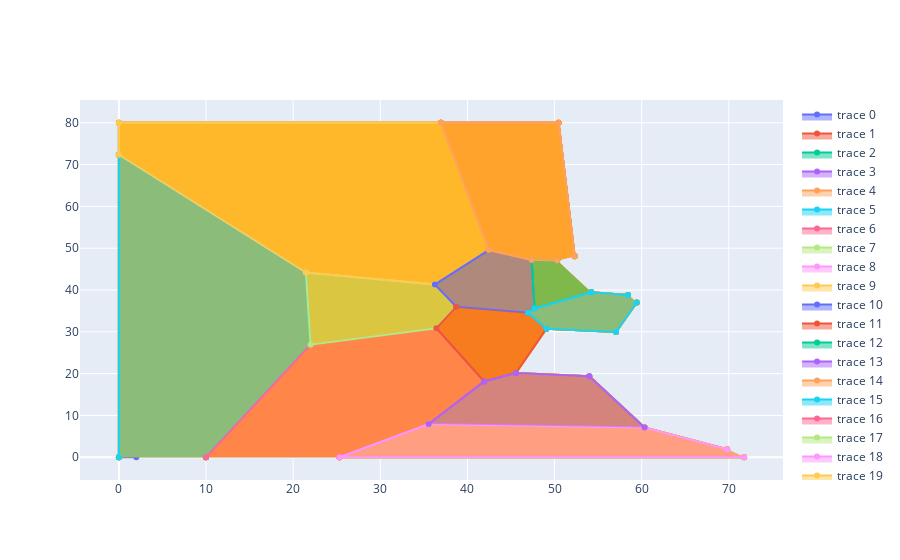

The notebook cell saved with this chart:
### Code cell
for poly in team1:
    fig.add_trace(go.Scatter(
        x=poly[:,0], 
        y=poly[:,1], 
        fill="toself",
        showlegend=False
    ))
fig.show()

### Figure 1 — Plotly figure (JSON) as saved in the notebook; plotly's stock layout.template omitted (floating-point values rounded to 4 significant figures)
{"data": [{"fill": "toself", "type": "scatter", "x": [0, 1, 2, 0], "y": [0, 2, 0, 0]}, {"fill": "toself", "type": "scatter", "x": [9.992, 21.99, 21.46, 5.954e-16, 2.939e-15], "y": [7.911e-16, 26.93, 44.17, 72.33, 0.0]}, {"fill": "toself", "type": "scatter", "x": [9.992, 21.99, 36.44, 41.92, 35.55, 25.32], "y": [7.911e-16, 26.93, 30.86, 18.12, 7.935, 5.256e-16]}, {"fill": "toself", "type": "scatter", "x": [36.26, 21.46, 21.99, 36.44, 38.72], "y": [41.3, 44.17, 26.93, 30.86, 35.98]}, {"fill": "toself", "type": "scatter", "x": [71.75, 25.32, 35.55, 60.33, 69.81], "y": [0.0, 5.256e-16, 7.935, 7.136, 1.928]}, {"fill": "toself", "type": "scatter", "x": [42.44, 36.95, 3.999e-15, 5.954e-16, 21.46, 36.26], "y": [49.55, 80.0, 80.0, 72.33, 44.17, 41.3]}, {"fill": "toself", "type": "scatter", "x": [47.37, 47.7, 46.95, 38.72, 36.26, 42.44], "y": [47.2, 35.61, 34.56, 35.98, 41.3, 49.55]}, {"fill": "toself", "type": "scatter", "x": [46.95, 49.05, 45.57, 41.92, 36.44, 38.72], "y": [34.56, 30.71, 20.16, 18.12, 30.86, 35.98]}, {"fill": "toself", "type": "scatter", "x": [50.3, 47.37, 47.7, 54.21], "y": [47.04, 47.2, 35.61, 39.45]}, {"fill": "toself", "type": "scatter", "x": [60.33, 53.99, 45.57, 41.92, 35.55], "y": [7.136, 19.36, 20.16, 18.12, 7.935]}, {"fill": "toself", "type": "scatter", "x": [50.3, 47.37, 42.44, 36.95, 50.46, 52.31], "y": [47.04, 47.2, 49.55, 80.0, 80.0, 48.06]}, {"fill": "toself", "type": "scatter", "x": [58.43, 54.21, 47.7, 46.95, 49.05, 57.06, 59.44], "y": [38.8, 39.45, 35.61, 34.56, 30.71, 29.95, 37.0]}, {"fill": "toself", "type": "scatter", "x": [9.992, 21.99, 21.46, 5.954e-16, 2.939e-15], "y": [7.911e-16, 26.93, 44.17, 72.33, 0.0]}, {"fill": "toself", "type": "scatter", "x": [9.992, 21.99, 36.44, 41.92, 35.55, 25.32], "y": [7.911e-16, 26.93, 30.86, 18.12, 7.935, 5.256e-16]}, {"fill": "toself", "type": "scatter", "x": [36.26, 21.46, 21.99, 36.44, 38.72], "y": [41.3, 44.17, 26.93, 30.86, 35.98]}, {"fill": "toself", "type": "scatter", "x": [71.75, 25.32, 35.55, 60.33, 69.81], "y": [0.0, 5.256e-16, 7.935, 7.136, 1.928]}, {"fill": "toself", "type": "scatter", "x": [42.44, 36.95, 3.999e-15, 5.954e-16, 21.46, 36.26], "y": [49.55, 80.0, 80.0, 72.33, 44.17, 41.3]}, {"fill": "toself", "type": "scatter", "x": [47.37, 47.7, 46.95, 38.72, 36.26, 42.44], "y": [47.2, 35.61, 34.56, 35.98, 41.3, 49.55]}, {"fill": "toself", "type": "scatter", "x": [46.95, 49.05, 45.57, 41.92, 36.44, 38.72], "y": [34.56, 30.71, 20.16, 18.12, 30.86, 35.98]}, {"fill": "toself", "type": "scatter", "x": [50.3, 47.37, 47.7, 54.21], "y": [47.04, 47.2, 35.61, 39.45]}, {"fill": "toself", "type": "scatter", "x": [60.33, 53.99, 45.57, 41.92, 35.55], "y": [7.136, 19.36, 20.16, 18.12, 7.935]}, {"fill": "toself", "type": "scatter", "x": [50.3, 47.37, 42.44, 36.95, 50.46, 52.31], "y": [47.04, 47.2, 49.55, 80.0, 80.0, 48.06]}, {"fill": "toself", "type": "scatter", "x": [58.43, 54.21, 47.7, 46.95, 49.05, 57.06, 59.44], "y": [38.8, 39.45, 35.61, 34.56, 30.71, 29.95, 37.0]}, {"fill": "toself", "fillcolor": "orange", "line": {"color": "orange"}, "showlegend": false, "type": "scatter", "x": [9.992, 21.99, 21.46, 5.954e-16, 2.939e-15], "y": [7.911e-16, 26.93, 44.17, 72.33, 0.0]}, {"fill": "toself", "fillcolor": "orange", "line": {"color": "orange"}, "showlegend": false, "type": "scatter", "x": [9.992, 21.99, 36.44, 41.92, 35.55, 25.32], "y": [7.911e-16, 26.93, 30.86, 18.12, 7.935, 5.256e-16]}, {"fill": "toself", "fillcolor": "orange", "line": {"color": "orange"}, "showlegend": false, "type": "scatter", "x": [36.26, 21.46, 21.99, 36.44, 38.72], "y": [41.3, 44.17, 26.93, 30.86, 35.98]}, {"fill": "toself", "fillcolor": "orange", "line": {"color": "orange"}, "showlegend": false, "type": "scatter", "x": [71.75, 25.32, 35.55, 60.33, 69.81], "y": [0.0, 5.256e-16, 7.935, 7.136, 1.928]}, {"fill": "toself", "fillcolor": "orange", "line": {"color": "orange"}, "showlegend": false, "type": "scatter", "x": [42.44, 36.95, 3.999e-15, 5.954e-16, 21.46, 36.26], "y": [49.55, 80.0, 80.0, 72.33, 44.17, 41.3]}, {"fill": "toself", "fillcolor": "orange", "line": {"color": "orange"}, "showlegend": false, "type": "scatter", "x": [47.37, 47.7, 46.95, 38.72, 36.26, 42.44], "y": [47.2, 35.61, 34.56, 35.98, 41.3, 49.55]}, {"fill": "toself", "fillcolor": "orange", "line": {"color": "orange"}, "showlegend": false, "type": "scatter", "x": [46.95, 49.05, 45.57, 41.92, 36.44, 38.72], "y": [34.56, 30.71, 20.16, 18.12, 30.86, 35.98]}, {"fill": "toself", "fillcolor": "orange", "line": {"color": "orange"}, "showlegend": false, "type": "scatter", "x": [50.3, 47.37, 47.7, 54.21], "y": [47.04, 47.2, 35.61, 39.45]}, {"fill": "toself", "fillcolor": "orange", "line": {"color": "orange"}, "showlegend": false, "type": "scatter", "x": [60.33, 53.99, 45.57, 41.92, 35.55], "y": [7.136, 19.36, 20.16, 18.12, 7.935]}, {"fill": "toself", "fillcolor": "orange", "line": {"color": "orange"}, "showlegend": false, "type": "scatter", "x": [50.3, 47.37, 42.44, 36.95, 50.46, 52.31], "y": [47.04, 47.2, 49.55, 80.0, 80.0, 48.06]}, {"fill": "toself", "fillcolor": "orange", "line": {"color": "orange"}, "showlegend": false, "type": "scatter", "x": [58.43, 54.21, 47.7, 46.95, 49.05, 57.06, 59.44], "y": [38.8, 39.45, 35.61, 34.56, 30.71, 29.95, 37.0]}, {"fill": "toself", "line": {"color": "orange"}, "showlegend": false, "type": "scatter", "x": [9.992, 21.99, 21.46, 5.954e-16, 2.939e-15], "y": [7.911e-16, 26.93, 44.17, 72.33, 0.0]}, {"fill": "toself", "line": {"color": "orange"}, "showlegend": false, "type": "scatter", "x": [9.992, 21.99, 36.44, 41.92, 35.55, 25.32], "y": [7.911e-16, 26.93, 30.86, 18.12, 7.935, 5.256e-16]}, {"fill": "toself", "line": {"color": "orange"}, "showlegend": false, "type": "scatter", "x": [36.26, 21.46, 21.99, 36.44, 38.72], "y": [41.3, 44.17, 26.93, 30.86, 35.98]}, {"fill": "toself", "line": {"color": "orange"}, "showlegend": false, "type": "scatter", "x": [71.75, 25.32, 35.55, 60.33, 69.81], "y": [0.0, 5.256e-16, 7.935, 7.136, 1.928]}, {"fill": "toself", "line": {"color": "orange"}, "showlegend": false, "type": "scatter", "x": [42.44, 36.95, 3.999e-15, 5.954e-16, 21.46, 36.26], "y": [49.55, 80.0, 80.0, 72.33, 44.17, 41.3]}, {"fill": "toself", "line": {"color": "orange"}, "showlegend": false, "type": "scatter", "x": [47.37, 47.7, 46.95, 38.72, 36.26, 42.44], "y": [47.2, 35.61, 34.56, 35.98, 41.3, 49.55]}, {"fill": "toself", "line": {"color": "orange"}, "showlegend": false, "type": "scatter", "x": [46.95, 49.05, 45.57, 41.92, 36.44, 38.72], "y": [34.56, 30.71, 20.16, 18.12, 30.86, 35.98]}, {"fill": "toself", "line": {"color": "orange"}, "showlegend": false, "type": "scatter", "x": [50.3, 47.37, 47.7, 54.21], "y": [47.04, 47.2, 35.61, 39.45]}, {"fill": "toself", "line": {"color": "orange"}, "showlegend": false, "type": "scatter", "x": [60.33, 53.99, 45.57, 41.92, 35.55], "y": [7.136, 19.36, 20.16, 18.12, 7.935]}, {"fill": "toself", "line": {"color": "orange"}, "showlegend": false, "type": "scatter", "x": [50.3, 47.37, 42.44, 36.95, 50.46, 52.31], "y": [47.04, 47.2, 49.55, 80.0, 80.0, 48.06]}, {"fill": "toself", "line": {"color": "orange"}, "showlegend": false, "type": "scatter", "x": [58.43, 54.21, 47.7, 46.95, 49.05, 57.06, 59.44], "y": [38.8, 39.45, 35.61, 34.56, 30.71, 29.95, 37.0]}, {"fill": "toself", "showlegend": false, "type": "scatter", "x": [9.992, 21.99, 21.46, 5.954e-16, 2.939e-15], "y": [7.911e-16, 26.93, 44.17, 72.33, 0.0]}, {"fill": "toself", "showlegend": false, "type": "scatter", "x": [9.992, 21.99, 36.44, 41.92, 35.55, 25.32], "y": [7.911e-16, 26.93, 30.86, 18.12, 7.935, 5.256e-16]}, {"fill": "toself", "showlegend": false, "type": "scatter", "x": [36.26, 21.46, 21.99, 36.44, 38.72], "y": [41.3, 44.17, 26.93, 30.86, 35.98]}, {"fill": "toself", "showlegend": false, "type": "scatter", "x": [71.75, 25.32, 35.55, 60.33, 69.81], "y": [0.0, 5.256e-16, 7.935, 7.136, 1.928]}, {"fill": "toself", "showlegend": false, "type": "scatter", "x": [42.44, 36.95, 3.999e-15, 5.954e-16, 21.46, 36.26], "y": [49.55, 80.0, 80.0, 72.33, 44.17, 41.3]}, {"fill": "toself", "showlegend": false, "type": "scatter", "x": [47.37, 47.7, 46.95, 38.72, 36.26, 42.44], "y": [47.2, 35.61, 34.56, 35.98, 41.3, 49.55]}, {"fill": "toself", "showlegend": false, "type": "scatter", "x": [46.95, 49.05, 45.57, 41.92, 36.44, 38.72], "y": [34.56, 30.71, 20.16, 18.12, 30.86, 35.98]}, {"fill": "toself", "showlegend": false, "type": "scatter", "x": [50.3, 47.37, 47.7, 54.21], "y": [47.04, 47.2, 35.61, 39.45]}, {"fill": "toself", "showlegend": false, "type": "scatter", "x": [60.33, 53.99, 45.57, 41.92, 35.55], "y": [7.136, 19.36, 20.16, 18.12, 7.935]}, {"fill": "toself", "showlegend": false, "type": "scatter", "x": [50.3, 47.37, 42.44, 36.95, 50.46, 52.31], "y": [47.04, 47.2, 49.55, 80.0, 80.0, 48.06]}, {"fill": "toself", "showlegend": false, "type": "scatter", "x": [58.43, 54.21, 47.7, 46.95, 49.05, 57.06, 59.44], "y": [38.8, 39.45, 35.61, 34.56, 30.71, 29.95, 37.0]}], "layout": {}}
